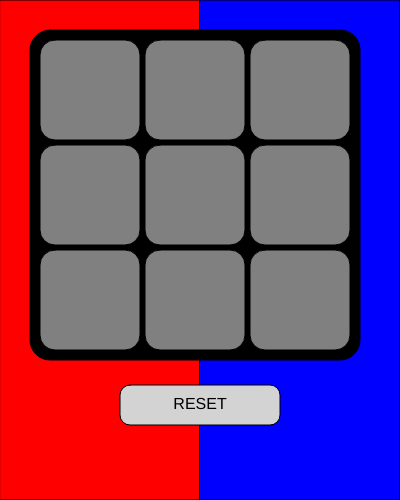
Frame 1 (no input)
Frame 60 (no input): identical to frame 1, image omitted
Frame 120 (the mouse pressed at the canvas centre since frame 60): identical to frame 1, image omitted

The p5.js sketch that drew this single still picture (run headless with seeded random() and noise() and a simulated clock; from frame 60 on, the mouse is pressed at the canvas centre):

// p5.js sketch
// ── sketch.js

let turn = 0;
let gameOver = false;

let v1 = 'gray';
let v2 = 'gray';
let v3 = 'gray';
let v4 = 'gray';
let v5 = 'gray';
let v6 = 'gray';
let v7 = 'gray';
let v8 = 'gray';
let v9 = 'gray';

function resetBoard() {
  v1 = 'gray';
  v2 = 'gray';
  v3 = 'gray';
  v4 = 'gray';
  v5 = 'gray';
  v6 = 'gray';
  v7 = 'gray';
  v8 = 'gray';
  v9 = 'gray';
  turn = 0;
  gameOver = false;
}

function checkWinner(color) {
  
  if (v1 === color && v2 === color && v3 === color) return true;
  if (v4 === color && v5 === color && v6 === color) return true;
  if (v7 === color && v8 === color && v9 === color) return true;

  
  if (v1 === color && v4 === color && v7 === color) return true;
  if (v2 === color && v5 === color && v8 === color) return true;
  if (v3 === color && v6 === color && v9 === color) return true;

  
  if (v1 === color && v5 === color && v9 === color) return true;
  if (v3 === color && v5 === color && v7 === color) return true;

  return false;
}

function setup() {
  createCanvas(400, 500);
}

function draw() {
  background(220);

  fill('red');
  rect(0, 0, 200, 500);

  fill('blue');
  rect(200, 0, 200, 500);

  fill('black');
  rect(30, 30, 330, 330, 20);

  // reset knop
  fill('lightgrey');
  rect(120, 385, 160, 40, 10);
  fill('black');
  textAlign(CENTER, CENTER);
  textSize(16);
  text('RESET', 200, 405);
  textAlign(LEFT, BASELINE);

  fill(v1);
  rect(40, 40, 100, 100, 15);

  fill(v2);
  rect(145, 40, 100, 100, 15);

  fill(v3);
  rect(250, 40, 100, 100, 15);

  fill(v4);
  rect(40, 145, 100, 100, 15);

  fill(v5);
  rect(145, 145, 100, 100, 15);

  fill(v6);
  rect(250, 145, 100, 100, 15);

  fill(v7);
  rect(40, 250, 100, 100, 15);

  fill(v8);
  rect(145, 250, 100, 100, 15);

  fill(v9);
  rect(250, 250, 100, 100, 15);

  if (checkWinner('blue')) {
    fill(255);
    textSize(20);
    text('blue wins', 150, 40);
  } else if (checkWinner('red')) {
    fill(255);
    textSize(20);
    text('red wins', 150, 40);
  } else if (turn >= 9) {
    fill(255);
    textSize(20);
    text('draw', 170, 40);
  }
}

function mouseClicked() {
  // reset knop
  if (mouseX > 120 && mouseX < 280 && mouseY > 385 && mouseY < 425) {
    resetBoard();
    return;
  }

  // Als het spel afgelopen is, doe niets meer
  if (gameOver) return;

  if (mouseX > 40 && mouseX < 140 && mouseY > 40 && mouseY < 140) {
    if (v1 === 'gray') {
      if (turn % 2 === 0) {
        v1 = 'red';
      } else {
        v1 = 'blue';
      }
      turn = turn + 1;
    }
  }

  if (mouseX > 145 && mouseX < 245 && mouseY > 40 && mouseY < 140) {
    if (v2 === 'gray') {
      if (turn % 2 === 0) {
        v2 = 'red';
      } else {
        v2 = 'blue';
      }
      turn = turn + 1;
    }
  }

  if (mouseX > 250 && mouseX < 350 && mouseY > 40 && mouseY < 140) {
    if (v3 === 'gray') {
      if (turn % 2 === 0) {
        v3 = 'red';
      } else {
        v3 = 'blue';
      }
      turn = turn + 1;
    }
  }

  if (mouseX > 40 && mouseX < 140 && mouseY > 145 && mouseY < 245) {
    if (v4 === 'gray') {
      if (turn % 2 === 0) {
        v4 = 'red';
      } else {
        v4 = 'blue';
      }
      turn = turn + 1;
    }
  }

  if (mouseX > 145 && mouseX < 245 && mouseY > 145 && mouseY < 245) {
    if (v5 === 'gray') {
      if (turn % 2 === 0) {
        v5 = 'red';
      } else {
        v5 = 'blue';
      }
      turn = turn + 1;
    }
  }

  if (mouseX > 250 && mouseX < 350 && mouseY > 145 && mouseY < 245) {
    if (v6 === 'gray') {
      if (turn % 2 === 0) {
        v6 = 'red';
      } else {
        v6 = 'blue';
      }
      turn = turn + 1;
    }
  }

  if (mouseX > 40 && mouseX < 140 && mouseY > 250 && mouseY < 350) {
    if (v7 === 'gray') {
      if (turn % 2 === 0) {
        v7 = 'red';
      } else {
        v7 = 'blue';
      }
      turn = turn + 1;
    }
  }

  if (mouseX > 145 && mouseX < 245 && mouseY > 250 && mouseY < 350) {
    if (v8 === 'gray') {
      if (turn % 2 === 0) {
        v8 = 'red';
      } else {
        v8 = 'blue';
      }
      turn = turn + 1;
    }
  }

  if (mouseX > 250 && mouseX < 350 && mouseY > 250 && mouseY < 350) {
  if (v9 === 'gray') {
  if (turn % 2 === 0) {
  v9 = 'red';
  } else {
  v9 = 'blue';
  }
   turn = turn + 1;
  }
  }

  if (checkWinner('red')) {
    gameOver = true;
    setTimeout(resetBoard, 1500);
    return;
  }

  if (checkWinner('blue')) {
    gameOver = true;
    setTimeout(resetBoard, 1500);
    return;
  }

  if (turn >= 9) {
    gameOver = true;
    setTimeout(resetBoard, 1500);
  }
}
